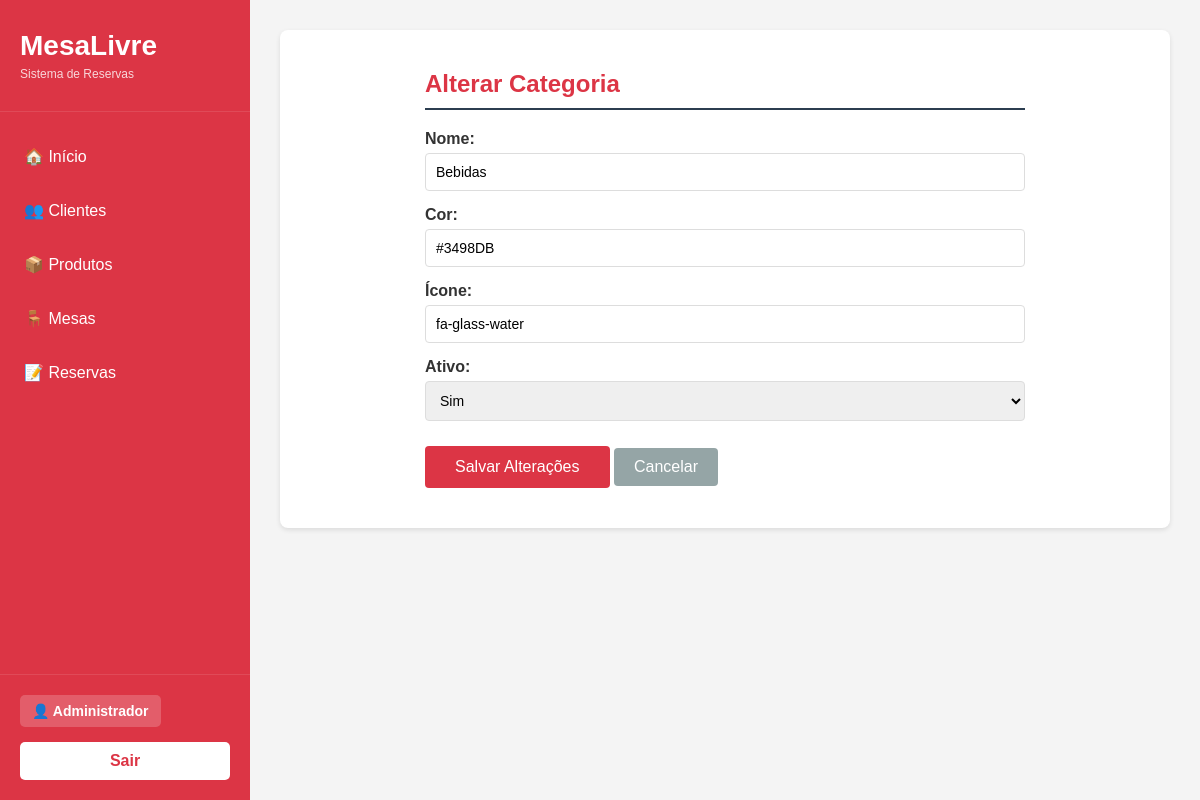
Page /MesaLivre/categoria.php?fun=alterar&id=2 (signed in) on the committed database.
### tables this page shows
CREATE TABLE categorias (
    id_categoria INT AUTO_INCREMENT PRIMARY KEY,
    nome VARCHAR(60) NOT NULL,
    cor VARCHAR(20),
    icone VARCHAR(100),
    ativo BOOLEAN DEFAULT TRUE
);

### MesaLivre/modelo/categoria/CategoriaDAO_class.php (called while the page is built, shortened)
<?php
include_once "ConnectionFactory_class.php";
include_once "Categoria_class.php";
class CategoriaDAO {
    public function exibir($id){
        try{
            $fabrica = new ConnectionFactory();
            $con = $fabrica->getConnection();
            $stmt = $con->prepare("SELECT * FROM categorias WHERE id_categoria = :id");
            $stmt->bindValue(':id', $id);
            $stmt->execute();
            $dado = $stmt->fetchAll(PDO::FETCH_ASSOC);
            if(count($dado) > 0){
                $c = new Categoria();
                $c->setIdCategoria($dado[0]["id_categoria"]);
                $c->setNome($dado[0]["nome"]);
                $c->setCor($dado[0]["cor"]);
                $c->setIcone($dado[0]["icone"]);
                $c->setAtivo($dado[0]["ativo"]);
                return $c;
            }
            return null;
        } catch (PDOException $ex){
            echo "Erro ao exibir categoria: " . $ex->getMessage();
            return null;
        }
    }
}
?>

### MesaLivre/modelo/ConnectionFactory_class.php (called while the page is built, shortened)
<?php
if(!class_exists('ConnectionFactory')){
	class ConnectionFactory{
		public $dbType = "mysql";
		public $host = "localhost";
		public $user = "root";
		public $senha = "";
		public $db = "mesalivre";
		public $persistente = false;
		public function getConnection(){
			try{
				$this->con = new PDO(
					$this->dbType.":host=".$this->host.";dbname=".$this->db,
					$this->user,
					$this->senha,
					array(PDO::ATTR_PERSISTENT => $this->persistente,
					PDO::ATTR_ERRMODE => PDO::ERRMODE_EXCEPTION)
				);
				return $this->con;
			}
			catch(PDOException $ex){
				echo "Erro: " . $ex->getMessage();
			}
		}
	}
}
?>

### MesaLivre/modelo/categoria/Categoria_class.php (called while the page is built, shortened)
<?php
class Categoria{
    private $nome;
    private $cor;
    private $icone;
    private $ativo;
    public function getNome(){
        return $this->nome;
    }
    public function setNome($nome){
        $this->nome = $nome;
    }
    public function getCor(){
        return $this->cor;
    }
    public function setCor($cor){
        $this->cor = $cor;
    }
    public function getIcone(){
        return $this->icone;
    }
    public function setIcone($icone){
        $this->icone = $icone;
    }
    public function getAtivo(){
        return $this->ativo;
    }
    public function setAtivo($ativo){
        $this->ativo = $ativo;
    }
}
?>

### MesaLivre/visao/categoria/formAlteraCategoria.php (the view, shortened to what this page needs)
<div class="form-container">
    <h2>Alterar Categoria</h2>
    <form action="categoria.php?fun=alterar" method="POST">
        <div class="form-group">
            <label for="nome">Nome:</label>
            <input type="text" name="nome" id="nome" value="<?php echo $c->getNome(); ?>" required>
        </div>
        <div class="form-group">
            <label for="cor">Cor:</label>
            <input type="text" name="cor" id="cor" value="<?php echo $c->getCor(); ?>" required>
        </div>
        <div class="form-group">
            <label for="icone">Ícone:</label>
            <input type="text" name="icone" id="icone" value="<?php echo $c->getIcone(); ?>" required>
        </div>
        <div class="form-group">
            <label for="ativo">Ativo:</label>
            <select name="ativo" id="ativo" required>
                <option value="1" <?php echo $c->getAtivo() == 1 ? 'selected' : ''; ?>>Sim</option>
            </select>
        </div>
        <input type="submit" name="enviar" value="Salvar Alterações">
        <a href="categoria.php?fun=listar" class="btn-back">Cancelar</a>
    </form>
</div>

### assets/css/visao/exibir.css (style rules this page uses)
h2 { color: #2c3e50; margin-bottom: 20px; border-bottom: 2px solid #2c3e50; padding-bottom: 10px; }
.btn-back { background-color: #2c3e50; color: white; padding: 10px 20px; text-decoration: none; border-radius: 4px; display: inline-block; margin-top: 20px; }

### assets/css/visao/alterar.css (style rules this page uses)
.form-container { max-width: 600px; margin: 0 auto; }
h2 { color: #2c3e50; margin-bottom: 20px; }
.form-group { margin-bottom: 15px; }
label { display: block; margin-bottom: 5px; color: #333; font-weight: bold; }
input[type="text"], input[type="number"], input[type="date"], select, textarea { width: 100%; padding: 10px; border: 1px solid #ddd; border-radius: 4px; font-size: 14px; }
input[type="submit"] { background-color: #2c3e50; color: white; padding: 12px 30px; border: none; border-radius: 4px; cursor: pointer; font-size: 16px; margin-top: 10px; }
.btn-back { background-color: #95a5a6; color: white; padding: 10px 20px; text-decoration: none; border-radius: 4px; display: inline-block; margin-top: 10px; }

### assets/css/visao/cadastrar.css (style rules this page uses)
.form-container { max-width: 600px; margin: 0 auto; }
h2 { color: #2c3e50; margin-bottom: 20px; }
.form-group { margin-bottom: 15px; }
label { display: block; margin-bottom: 5px; color: #333; font-weight: bold; }
input[type="text"], input[type="number"], input[type="date"], select, textarea { width: 100%; padding: 10px; border: 1px solid #ddd; border-radius: 4px; font-size: 14px; }
input[type="submit"] { background-color: #dc3545; color: white; padding: 12px 30px; border: none; border-radius: 4px; cursor: pointer; font-size: 16px; margin-top: 10px; }
.btn-back { background-color: #95a5a6; color: white; padding: 10px 20px; text-decoration: none; border-radius: 4px; display: inline-block; margin-top: 10px; }

### assets/css/visao/listar.css (style rules this page uses)
h2 { color: #dc3545; margin-bottom: 20px; font-size: 24px; }

### MesaLivre/visao/topo.php (style rules this page uses)
* { margin: 0; padding: 0; box-sizing: border-box; }
body { font-family: Arial, sans-serif; background-color: #f4f4f4; display: flex; min-height: 100vh; }

### rows in the picture
categorias: nome "Bebidas", cor "#3498DB", icone "fa-glass-water", ativo "Sim"

### other values in the picture
$usuario->getNome() "Administrador"
